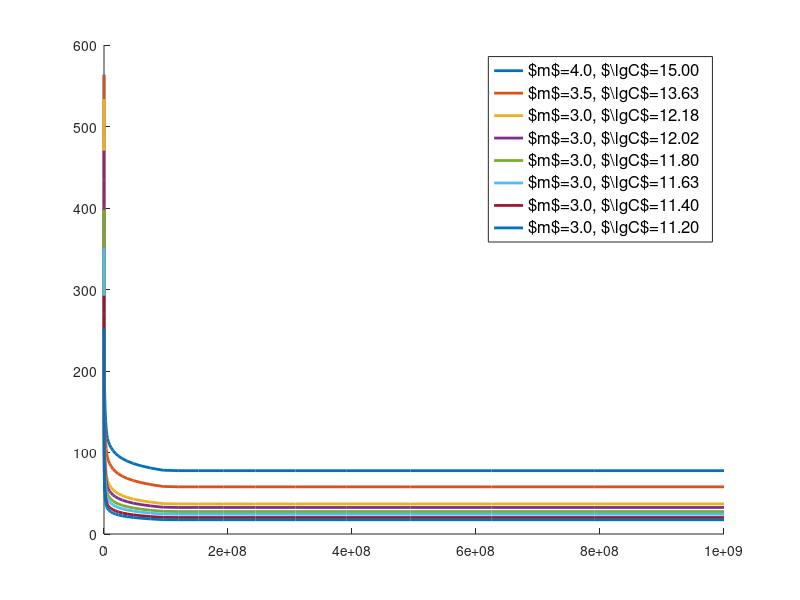

Recreate this plot in MATLAB. (Note: this script raises an error after producing the figure.)
start_tic = tic;
figure(1);
clf; ax = gca;

hold(ax, 'on');
% grid(ax, 'on');

m = [4.0, 3.5, 3.0, 3.0, 3.0, 3.0, 3.0, 3.0];
c = [1.01e15, 4.23e13, 1.52e12, 1.04e12, 0.63e12, 0.43e12, 0.25e12, 0.16e12];

x = logspace(4, 9);
y = zeros(size(x));

k = [5e6, 1e8];
s = cell(size(m));
z = cell(size(m));

for i = 1:length(m)
    m1 = m(i);
    m2 = 2*m1 - 1;
    c0 = c(i);
    c1 = (c0 / k(1))^(m2 / m1) * k(1);
    c2 = (c1 / k(2))^(1 / m2);
    
    y(x <= k(1)) = (c0./x(x < k(1))) .^ (1/m1);
    y(x > k(1) & x <= k(2)) = (c1./x(x > k(1) & x <= k(2))) .^ (1/m2);
    y(x > k(2)) = c2;
    
    plot(ax, x, y, 'linewidth', 2);
    
    s{i} = sprintf('$m$=%.1f, $\\lg{C}$=%.2f', m(i), log10(c(i)));
    z{i} = sprintf('$\\sigma_s$=%.1f', c2);
end
h = legend(s, 'FontSize', 12);
h.Interpreter = 'latex';

plot(ax, [k(1) k(1)], [10 1000], 'k--');
plot(ax, [k(2) k(2)], [10 1000], 'k--');

ax.XScale = 'log';
ax.YScale = 'log';
ax.XLim = [x(1), x(end)];
ax.YLim = [10, 1000];

ax.YTick = logspace(1, 3, 5);
ax.YTickLabel = {'10', '50', '100', '500', '1000'};

xlabel(ax, 'number of cycles $N$', 'Interpreter', 'latex');
ylabel(ax, '$\Delta\sigma$ (MPa)', 'Interpreter', 'latex');

h = textbox(ax, z, 'SW');
h.Interpreter = 'latex';
h.FontSize = 12;

fprintf('%s elapsed: %f s\n', mfilename, toc(start_tic));